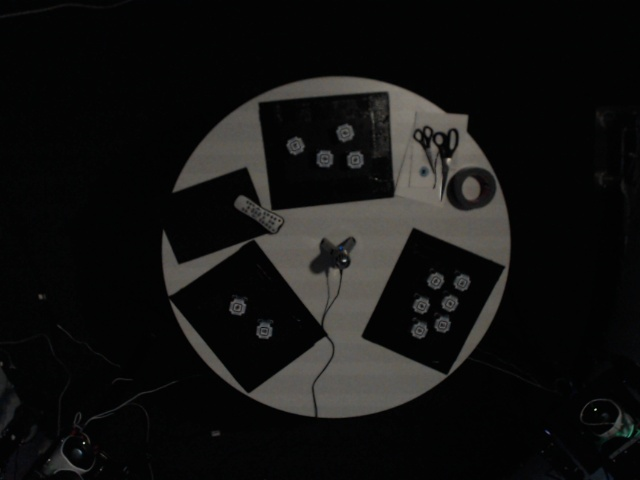
#> input picture vision/cube_count/participant_ids/img2.jpg, 640 x 480 px; its folder holds only this picture in this run
$ jupyter execute count_cubes.ipynb   (shell and % lines are left out)   (older library calls are emulated)
#> lines starting #> are read from the running program, lines starting #| are printed output that depends on the picture; after the words box and inside, x2 and y2 are one past the last pixel; in counts of white or black regions, pixels touching at a corner belong together
#> further down, img is the input picture: shape (480, 640, 3); mean B, G, R 17.4, 18.3, 18.5
[cell 1]
import matplotlib.pyplot as plt
import numpy as np
import cv2

[cell 2]
# [36 lines left out: function blob_detect, not called in this run]

def thre1(img):
    ret,thresh = cv2.threshold(img,50,255,cv2.THRESH_BINARY)  #127, 255
    #plt.figure(figsize=(15,15))
    #plt.imshow(thresh, cmap="gray")
    return thresh

# [48 lines left out: functions thre2, thre3, erosion, dilation, opening, closing and 1 more, not called in this run]


def rotateImage(image, angle):
#> called with angle = 55
    image_center = tuple(np.array(image.shape[1::-1]) / 2)
#> image_center = (320, 240)
    rot_mat = cv2.getRotationMatrix2D(image_center, angle, 1.0)
    result = cv2.warpAffine(image, rot_mat, image.shape[1::-1], flags=cv2.INTER_LINEAR)
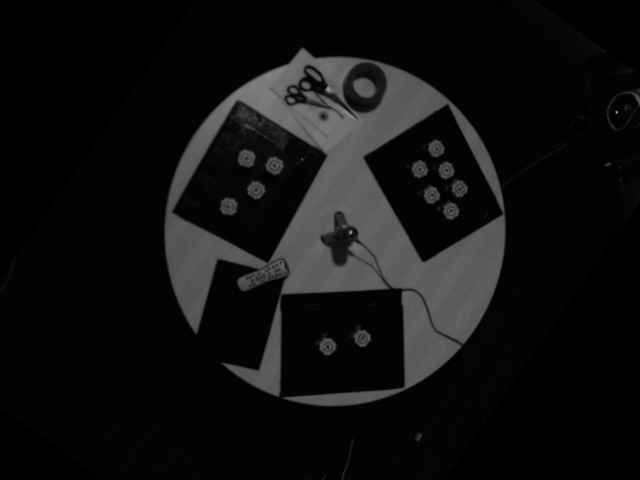
#> result: shape (480, 640); min 0, max 172, mean 17.1
    return result

def hf(img):
    img = cv2.medianBlur(img,5)
    cimg = cv2.cvtColor(img,cv2.COLOR_GRAY2BGR)

    circles = cv2.HoughCircles(img,cv2.HOUGH_GRADIENT,1,20,
                                param1=25,param2=10,minRadius=0,maxRadius=0)   #param2 25
    if circles is None:
        return cimg, 0
    circles = np.uint16(np.around(circles))
    for i in circles[0,:]:
        # draw the outer circle
        cv2.circle(cimg,(i[0],i[1]),i[2],(0,255,0),2)
        # draw the center of the circle
        cv2.circle(cimg,(i[0],i[1]),2,(0,0,255),3)

    #plt.figure(figsize=(15,15))
    #plt.imshow(cimg, cmap="gray")

    return cimg, circles.shape[1]

[cell 3]
###


#crop the read img into 3 fronts: left robot, right one and the participant.
#return cropped surfaces in following order: participant, left robo, right robo
def preprocess(img):
    gray= cv2.cvtColor(img,cv2.COLOR_BGR2GRAY)
    left_robot_img = rotateImage(gray, 55).copy()
    left_robot_img = left_robot_img[310:375, 300:390]
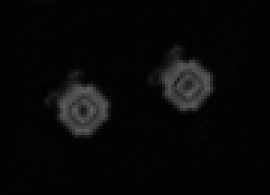
#> left_robot_img: shape (65, 90) (shown 3 times larger); min 0, max 95, mean 8.6

    right_robot_img = rotateImage(gray, 116).copy()
#> call 2 of rotateImage, with angle = 116
#> in rotateImage (call 2), `result = cv2.warpAffine(image, rot_mat, image.shape[1::-1], flags=cv2...`:
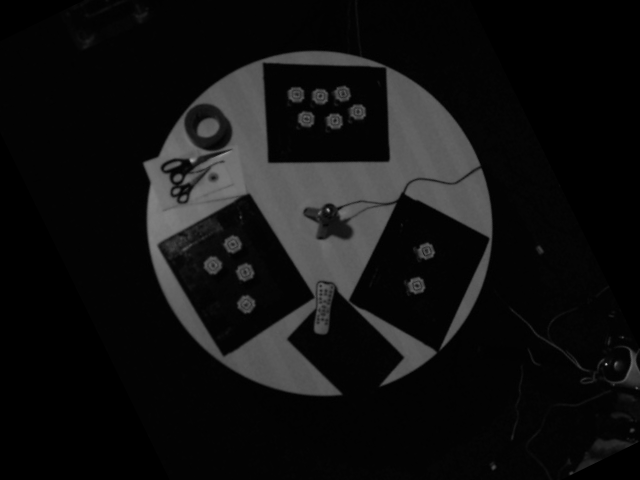
#> result: shape (480, 640); min 0, max 171, mean 17.3
    right_robot_img = right_robot_img[80:145, 285:375]
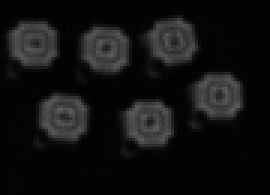
#> right_robot_img: shape (65, 90) (shown 3 times larger); min 0, max 94, mean 17.7

    participant = gray[110:185, 280:377].copy()
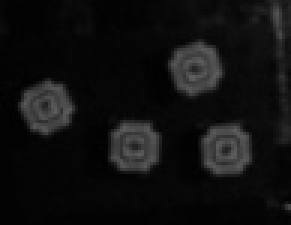
#> participant: shape (75, 97) (shown 3 times larger); min 0, max 94, mean 16.1
    return participant, left_robot_img, right_robot_img


#Place the cubes in distance of each other
#this algorithms works fine with shortly distant cubes and empty surface
#input: cropped surface, output: number of cubes
def count_cubes(img):

    thr = thre1(img)
    '''
    clos = closing(thr)

    layer = clos.copy()
    gaussian_pyramid = [layer]
    for i in range(6):
        layer = cv2.pyrDown(layer)
        gaussian_pyramid.append(layer)
    # Laplacian Pyramid
    layer = gaussian_pyramid[5]
    #cv2.imshow("6", layer)
    laplacian_pyramid = [layer]
    for i in range(5, 0, -1):
        size = (gaussian_pyramid[i - 1].shape[1], gaussian_pyramid[i - 1].shape[0])
        gaussian_expanded = cv2.pyrUp(gaussian_pyramid[i], dstsize=size)
        laplacian = cv2.subtract(gaussian_pyramid[i - 1], gaussian_expanded)
        laplacian_pyramid.append(laplacian)

    lay = laplacian_pyramid[-1]
    '''

    #blob_detect(lay)

    _, nr = hf(thr)

    return nr

import os
for f in os.listdir("./participant_ids/"):
    img = cv2.imread("./participant_ids/" + f)
    p, l, r = preprocess(img)

    for i in [p, l, r]:
        plt.figure()
        plt.imshow(i, cmap="gray")
        plt.title("%s"%count_cubes(i))
#> this loop made 3 passes
#> pass 1, in thre1, `ret,thresh = cv2.threshold(img,50,255,cv2.THRESH_BINARY)`:
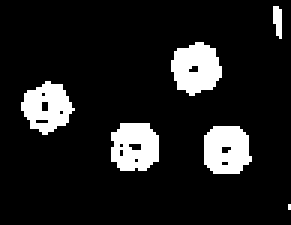
#> thresh: shape (75, 97) (shown 3 times larger); 11.9% white; 6 white regions (1 under 20 px), largest, box (x1, y1, x2, y2) and area: (57, 14, 74, 32) 219, (68, 42, 84, 58) 210, (37, 41, 53, 57) 209, (7, 27, 25, 45) 201, (91, 2, 94, 13) 26
#> pass 1, in hf, `img = cv2.medianBlur(img,5)`:
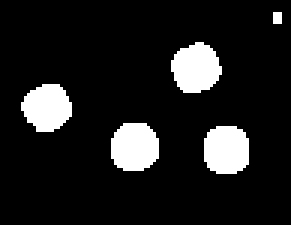
#> img: shape (75, 97) (shown 3 times larger); 11.8% white; 5 white regions (1 under 20 px), largest, box (x1, y1, x2, y2) and area: (57, 14, 74, 31) 216, (37, 41, 53, 57) 215, (68, 42, 83, 58) 209, (7, 28, 24, 44) 204
#> pass 2, in thre1 (call 2), `ret,thresh = cv2.threshold(img,50,255,cv2.THRESH_BINARY)`:
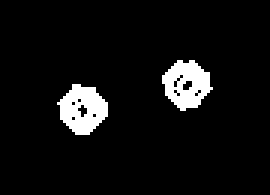
#> thresh: shape (65, 90) (shown 3 times larger); 6.3% white; 2 white regions, box (x1, y1, x2, y2) and area: (19, 28, 36, 45) 189, (54, 20, 71, 37) 182
